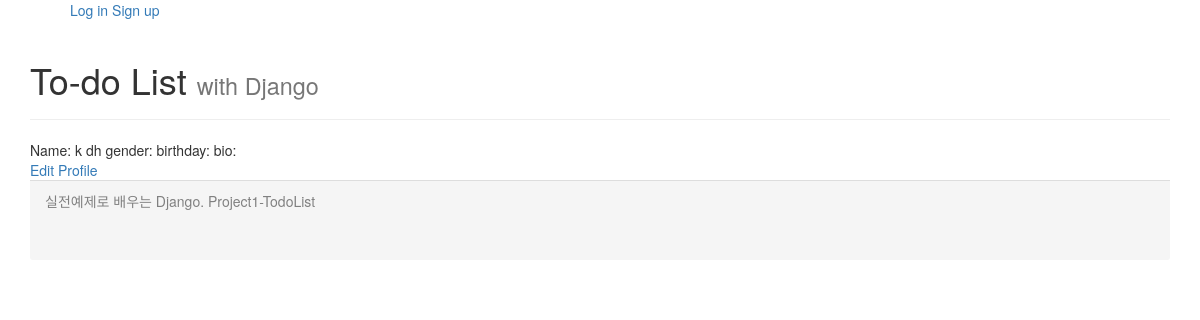
/users/1/, run on an earlier commit of the app's database.
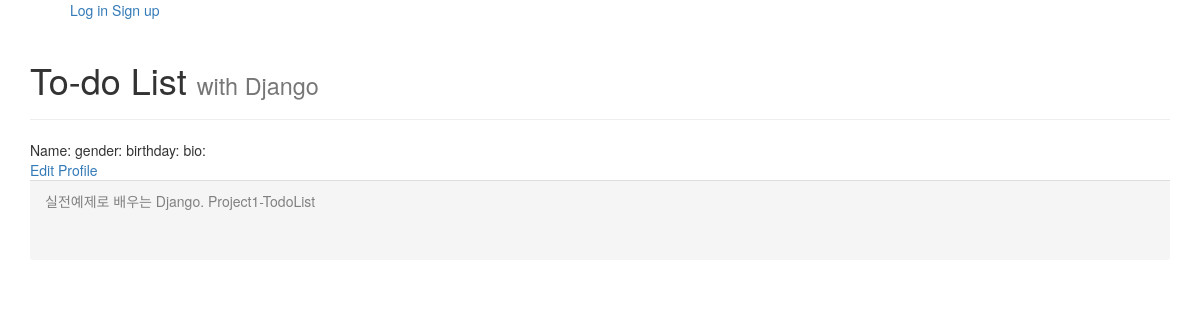
And on a later commit of the database.
### users/models.py (models this page shows, shortened)
class User(AbstractUser):
    bio = models.TextField(default="Write some details about yourself", blank=True, null=True)
    GENDER_MALE = "male"
    GENDER_FEMALE = "female"
    GENDER_OTHER = "other"
    GENDER_CHOICES = (
        (GENDER_MALE, "Male"),
        (GENDER_FEMALE, "Female"),
        (GENDER_OTHER, "Other"),
    )
    avatar = models.ImageField(null=True, blank=True, upload_to="avatars")
    gender = models.CharField(
        choices=GENDER_CHOICES, max_length=10, null=True, blank=True
    )
    birthday = models.DateField(null = True)

### users/views.py (the view)
# urls.py: path("<int:pk>/", views.user_profile.as_view(), name="userprofile"),
class user_profile(DetailView):
    model = user_models.User
    context_object_name = "user_obj"
    template_name = "users/profile.html"
    def get_context_data(self, **kwargs):
        context = super().get_context_data(**kwargs)
        return context

### templates/users/profile.html (shortened to what this page needs)
{% extends "base.html" %}
{% block content %}
    <div>
        <div>
            <span>Name: {{user_obj.last_name}} {{user_obj.first_name}}</span>
            <span>gender: {{user.gender}}</span>
            <span>birthday: {{user.birthday}}</span>
            <span>bio: {{user.bio}}</span>
        </div>
        <a href="{% url 'users:profileupdate' %}">Edit Profile</a>
    </div>
{% endblock content %}

What changed in the data, as far as the page shows it:
no longer on this page (row edited): User: last_name "k", first_name "dh"
